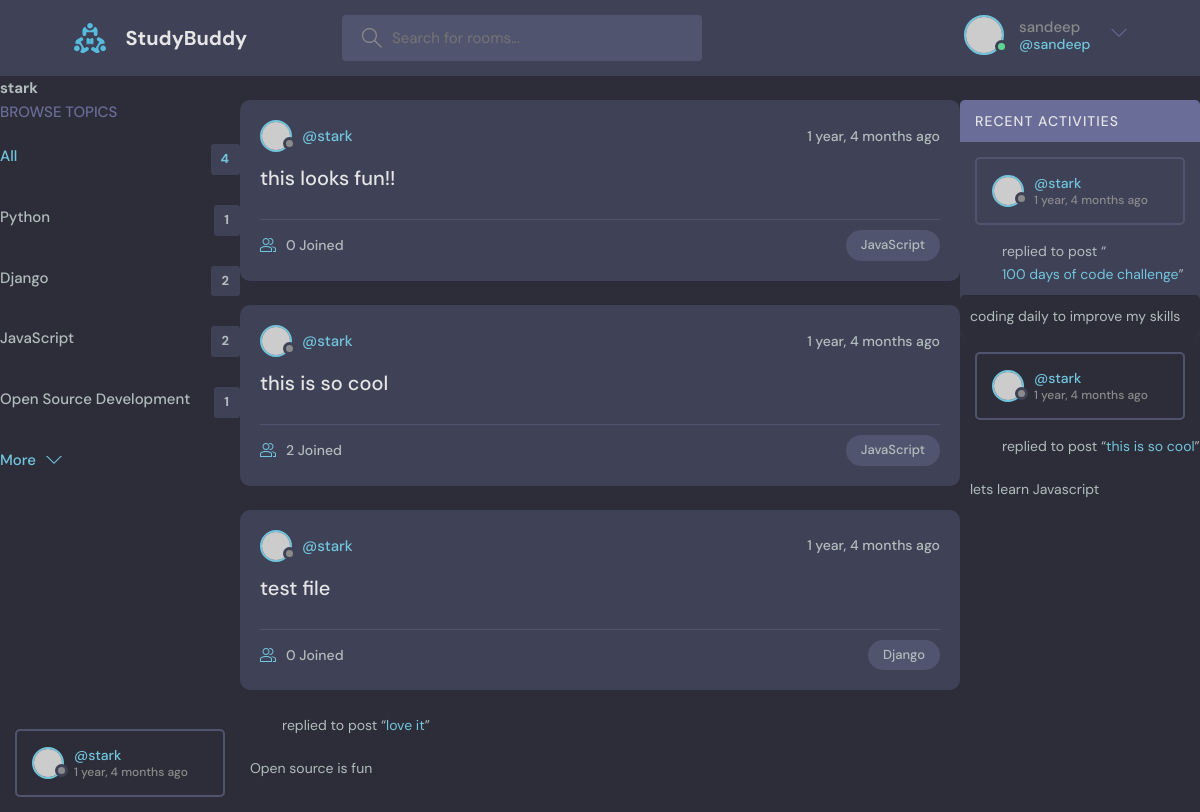
The app's page /profile/2/ (signed in) with its own data.
### base/models.py (models this page shows, shortened)
class Topic(models.Model):
    name = models.CharField(max_length=200)

class Room(models.Model):
    host = models.ForeignKey(User, on_delete=models.SET_NULL, null=True)
    topic = models.ForeignKey(Topic, on_delete=models.SET_NULL, null=True)
    name = models.CharField(max_length=200)
    description = models.TextField(null=True, blank=True)
    participants = models.ManyToManyField(User, related_name='participants')
    updated = models.DateTimeField(auto_now=True)
    created = models.DateTimeField(auto_now_add=True)
    def __str__(self):
        return self.name
    class Meta:
        ordering = ['-updated', '-created']

class Message(models.Model):
    user = models.ForeignKey(User, on_delete=models.CASCADE)
    room = models.ForeignKey(Room, on_delete=models.CASCADE)
    body = models.TextField()
    updated = models.DateTimeField(auto_now=True)
    created = models.DateTimeField(auto_now_add=True)
    class Meta:
        ordering = ['-updated', '-created']

### base/views.py (the view)
# urls.py: path('profile/<str:pk>/', views.userProfile, name="user-profile"),
def userProfile(request, pk):
    user = User.objects.get(id=pk)
    rooms = user.room_set.all()
    room_messages = user.message_set.all()
    topics = Topic.objects.all()
    context = {'user': user, 'rooms': rooms,
               'room_messages': room_messages, 'topics': topics}
    return render(request, 'base/profile.html', context)

### base/templates/base/profile.html (shortened to what this page needs)
{% extends 'main.html' %}
{% block content %}
<h1>{{user.username}}</h1>
<div class="profile-container">
    <div>
        {% include 'base/topics_component.html' %}
    </div>
    <div>
        {% include 'base/feed_component.html' %}
    </div>
    <div>
        {% include 'base/activity_component.html' %}
{% endblock content %}

### templates/navbar.html (shortened to what this page needs)
{%load static%}
<header class="header header--loggedIn">
    <div class="container">
      <a href="{% url 'home' %}" class="header__logo">
        <img src="{% static 'images/logo.svg' %}" />
        <h1>StudyBuddy</h1>
      </a>
      <form class="header__search" method="GET" action="{% url 'home' %}">
        <label>
          <input name = "q" placeholder="Search for rooms..." />
        </label>
      </form>
      <nav class="header__menu">
        {% if request.user.is_authenticated %}
        <div class="header__user">
          <a href="profile.html">
            <div class="avatar avatar--medium active">
              <img src="https://randomuser.me/api/portraits/men/37.jpg" />
            </div>
            <p>{{request.user.username}}<span>@{{request.user.username}}</span></p>
          </a>
          <button class="dropdown-button">
            <svg version="1.1" xmlns="http://www.w3.org/2000/svg" width="32" height="32" viewBox="0 0 32 32">
              <title>chevron-down</title>
              <path d="M16 21l-13-13h-3l16 16 16-16h-3l-13 13z"></path>
            </svg>
          </button>
        </div>
        {% else %}
        <a href="{% url 'login' %}">
          <img src="{% static 'images/avatar.svg' %}"/>
          <p>Login</p>
        </a>
        {% endif %}
      </nav>
    </div>
  </header>

### base/templates/base/topics_component.html
<div class="topics">
    <div class="topics__header">
      <h2>Browse Topics</h2>
    </div>
    <ul class="topics__list">
      <li>
        <a href="{% url 'home' %}" class="active">All<span>{{topics.count}}</span></a>
      </li>
      {% for topic in topics %}
      <li>
        <a href="{%url 'home' %}?q={{topic.name}}">{{topic.name}} <span>{{topic.room_set.all.count}}</span></a>
      </li>
      {% endfor %}
    </ul>
    <button class="btn btn--link" href="/">
      More
      <svg version="1.1" xmlns="http://www.w3.org/2000/svg" width="32" height="32" viewBox="0 0 32 32">
        <title>chevron-down</title>
        <path d="M16 21l-13-13h-3l16 16 16-16h-3l-13 13z"></path>
      </svg>
    </button>
  </div>

### base/templates/base/feed_component.html (shortened to what this page needs)
{% for room in rooms%}
<div class="roomListRoom">
    <div class="roomListRoom__header">
      <a href="{% url 'user-profile' room.host.id %}" class="roomListRoom__author">
        <div class="avatar avatar--small">
          <img src="https://randomuser.me/api/portraits/women/11.jpg" />
        </div>
        <span>@{{room.host.username}}</span>
      </a>
      <div class="roomListRoom__actions">
        <span>{{room.created|timesince}} ago</span>
      </div>
    </div>
    <div class="roomListRoom__content">
      <a href="{% url 'room' room.id %}">{{room.name}}</a>
    </div>
    <div class="roomListRoom__meta">
      <a href="{% url 'room' room.id %}" class="roomListRoom__joined">
        {{room.participants.all.count}} Joined
      </a>
      <p class="roomListRoom__topic">{{room.topic.name}}</p>
    </div>
  </div>
{% endfor %}

### base/templates/base/activity_component.html (shortened to what this page needs)
<div class="activities">
    <div class="activities__header">
      <h2>Recent Activities</h2>
    </div>
    {% for message in room_messages %}
    <div class="activities__box">
      <div class="activities__boxHeader roomListRoom__header">
        <a href="{% url 'user-profile' message.user.id %}" class="roomListRoom__author">
          <div class="avatar avatar--small">
            <img src="https://randomuser.me/api/portraits/women/11.jpg" />
          </div>
          <p>
            @{{message.user}}
            <span>{{message.created|timesince}} ago</span>
          </p>
        </a>
      </div>
      </div>
      <div class="activities__boxContent">
        <p>replied to post “<a href="{% url 'room' message.user.id %}">{{message.room}}</a>”</p>
        <div class="activities__boxRoomContent">
            {{message.body}}
        </div>
      </div>
    </div>
    {% endfor %}

### base/templates/base/profile.html (style rules this page uses)
.profile-container { display: grid; grid-template-columns: 1fr 3fr 1fr; }

### records on screen
Topic: name "Python", room_set.all.count "1"
Topic: name "Django", room_set.all.count "2"
Topic: name "JavaScript", room_set.all.count "2"
Topic: name "Open Source Development", room_set.all.count "1"
Room: host.username "stark", created "1 year, 4 months", name "this looks fun!!", participants.all.count "0", topic.name "JavaScript"
Room: host.username "stark", created "1 year, 4 months", name "this is so cool", participants.all.count "2", topic.name "JavaScript"
Room: host.username "stark", created "1 year, 4 months", name "test file", participants.all.count "0", topic.name "Django"
Message: user "stark", created "1 year, 4 months", room "100 days of code challenge", body "coding daily to improve my skills"
Message: user "stark", created "1 year, 4 months", room "this is so cool", body "lets learn Javascript"
Message: user "stark", created "1 year, 4 months", room "love it", body "Open source is fun"

### other values on screen
{{ request.user.username }} "sandeep"
{{ user.username }} "stark"
{{ topics.count }} "4"
